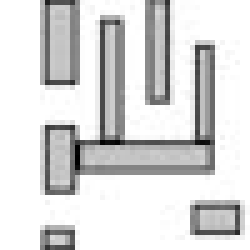
%> input picture map_1_d2.jpg, 50 x 50 px (shown 5 times larger)
$ octave Project_1.m   (GNU Octave 9; MATLAB toolbox functions it lacks are replaced by stand-ins)
%> lines starting %> are read from the running program, lines starting %| are printed output that depends on the picture; in (x1, y1, x2, y2) boxes, pixels count from 0 and x2, y2 are one past the last pixel; in counts of white or black regions, pixels touching at a corner belong together; the program's own positions count from 1
clear variables
close all

map_rgb = imread('map_1_d2.jpg');
%> map_rgb is the input picture: size 50x50x3 uint8; min 0, max 255, mean 217.4
% map_rgb = imread('map_4_t.png');

I = rgb2gray(map_rgb);
BW = imbinarize(I,0.95);
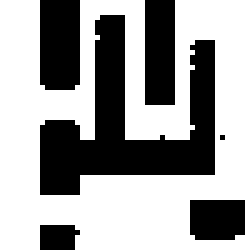
%> BW: size 50x50 logical (shown 5 times larger); 62.3% white; 6 black regions (1 under 20 px), largest, box (x1, y1, x2, y2) and area: (8, 3, 43, 39) 552, (8, 0, 16, 18) 142, (29, 0, 35, 21) 126, (38, 40, 49, 48) 85, (8, 45, 16, 50) 36

image = double(BW);


step_size = 1;
numNodes = 1000;

start_pos = [1,20];
goal_pos = [46,20];

q_start.coord = [1,20];
q_start.cost = 0;
q_start.parent = 0;
q_goal.coord = [46,20];
q_goal.cost = 0;

nodes(1) = q_start;

plot_map(BW)
%> (this line was passed over: plot_map is not available in this run)
plot(start_pos(1),start_pos(2),'sg','MarkerFaceColor','g')
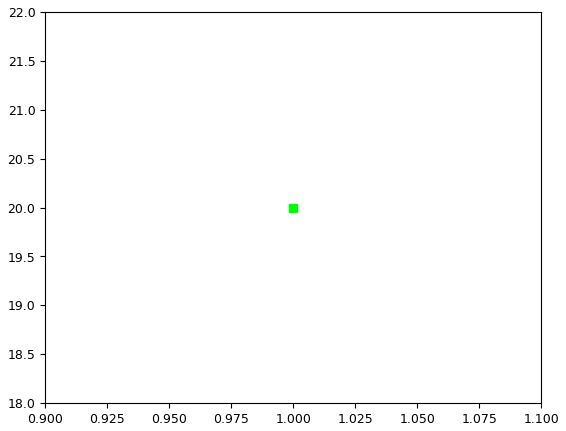
%> figure redrawn from the program's plot data
plot(goal_pos(1),goal_pos(2),'sr','MarkerFaceColor','r')

hold on
tic
keyboard
for i = 1:1:numNodes
   q_rand = [floor((50-1) * rand + 1) floor((50-1) * rand +1)];
    while BW(q_rand(2),q_rand(1)) ~= 1
        q_rand = [floor((50-1) * rand + 1) floor((50-1) * rand +1)];
    end
    plot(q_rand(1), q_rand(2), 'x', 'Color',  [0 0.4470 0.7410])

    % Break if goal node is already reached
    for j = 1:1:length(nodes)
        if nodes(j).coord == q_goal.coord
            break
        end
    end

    % Pick the closest node from existing list to branch out from
    ndist = [];
    for j = 1:1:length(nodes)
        n = nodes(j);
%> (the run ends here)

$ run again, with RRT Star on Map2.png saved as map_1_d2.jpg
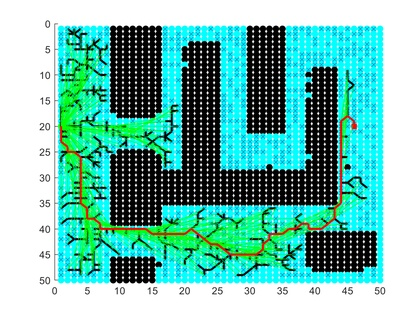
%> input picture RRT Star on Map2.png, 420 x 315 px, shrunk from 1400 x 1050 before the run
%> map_rgb is the input picture: size 315x420x3 uint8; mean R, G, B 115.3, 188.2, 176.3
%> `I = rgb2gray(map_rgb);`:
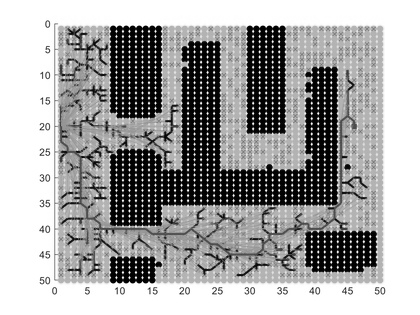
%> I: size 315x420 uint8; min 0, max 255, mean 165.1
%> `BW = imbinarize(I,0.95);`:
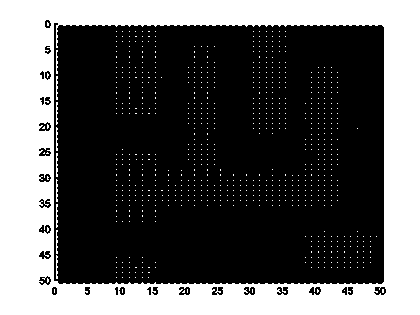
%> BW: size 315x420 logical; 35.6% white; 790 white regions (780 under 20 px), largest, box (x1, y1, x2, y2) and area: (0, 0, 420, 315) 45854, (56, 153, 58, 177) 39, (56, 76, 58, 100) 38
